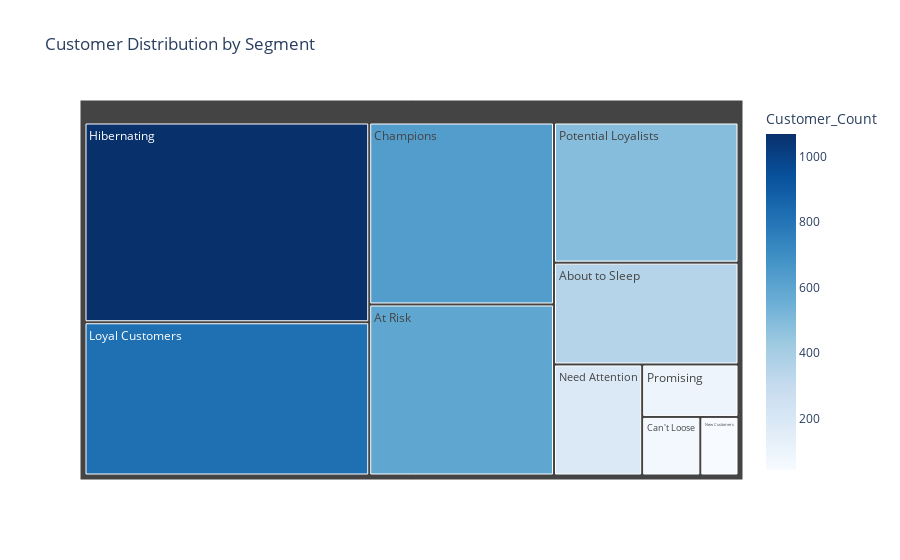

Notebook cell for this chart:
### Code cell
import plotly.express as px
import pandas as pd

# Manually creating the DataFrame from your provided data
data = {
    "Segment": [
        "About to Sleep", "At Risk", "Can't Loose", "Champions", "Hibernating", 
        "Loyal Customers", "Need Attention", "New Customers", 
        "Potential Loyalists", "Promising"
    ],
    "Customer_Count": [353, 594, 64, 632, 1069, 820, 184, 42, 486, 95]
}

# Convert to DataFrame
rfmStats2 = pd.DataFrame(data)

# Create Treemap
fig = px.treemap(rfmStats2, 
                 path=['Segment'], 
                 values='Customer_Count',  
                 color='Customer_Count',  
                 color_continuous_scale='blues',
                 title="Customer Distribution by Segment")

fig.show()

### Figure 1 — Plotly figure (JSON) as saved in the notebook; plotly's stock layout.template omitted (floating-point values rounded to 4 significant figures)
{"data": [{"branchvalues": "total", "customdata": [[353], [594], [64], [632], [1069], [820], [184], [42], [486], [95]], "domain": {"x": [0, 1], "y": [0, 1]}, "hovertemplate": "labels=%{label}<br>Customer_Count_sum=%{value}<br>parent=%{parent}<br>id=%{id}<br>Customer_Count=%{color}<extra></extra>", "ids": ["About to Sleep", "At Risk", "Can't Loose", "Champions", "Hibernating", "Loyal Customers", "Need Attention", "New Customers", "Potential Loyalists", "Promising"], "labels": ["About to Sleep", "At Risk", "Can't Loose", "Champions", "Hibernating", "Loyal Customers", "Need Attention", "New Customers", "Potential Loyalists", "Promising"], "marker": {"coloraxis": "coloraxis", "colors": [353, 594, 64, 632, 1069, 820, 184, 42, 486, 95]}, "name": "", "parents": ["", "", "", "", "", "", "", "", "", ""], "type": "treemap", "values": [353, 594, 64, 632, 1069, 820, 184, 42, 486, 95]}], "layout": {"coloraxis": {"colorbar": {"title": {"text": "Customer_Count"}}, "colorscale": [[0, "rgb(247,251,255)"], [0.125, "rgb(222,235,247)"], [0.25, "rgb(198,219,239)"], [0.375, "rgb(158,202,225)"], [0.5, "rgb(107,174,214)"], [0.625, "rgb(66,146,198)"], [0.75, "rgb(33,113,181)"], [0.875, "rgb(8,81,156)"], [1, "rgb(8,48,107)"]]}, "legend": {"tracegroupgap": 0}, "title": {"text": "Customer Distribution by Segment"}}}
